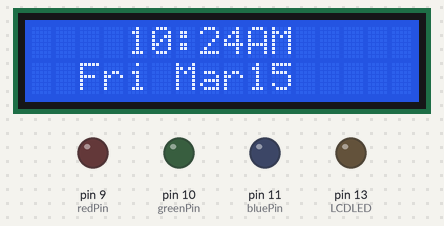
A sketch run on a simulated Arduino Uno, built with avr-gcc and run on an emulated ATmega328P. Shown: 16×2 character LCD, output pins drawn as LEDs (lit = HIGH). Wiring (inferred from the names in the program): DS3231 clock at I2C address 0x68. The local clock reads 2024-03-15 10:24:30 at power-on unless the sketch sets it; pins used as bus, display or sensor lines are not drawn.

Above: at 0.1 s.
At 30.3 s:
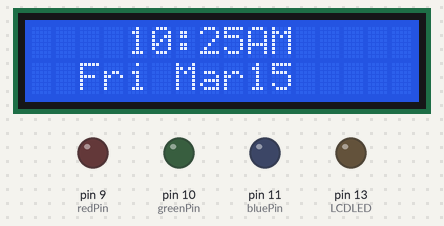
At 90.6 s:
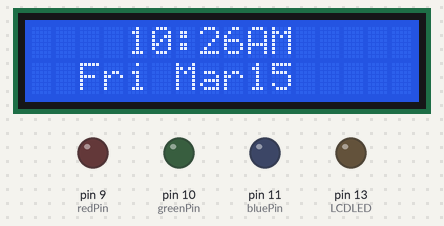

Measured:
- what the display in image 1 shows lasts 60.3 s, from 30.2 s to 90.5 s

The sketch:

wakelight.ino
```cpp
#include <TimeLib.h>
#include <LiquidCrystal.h>
#include <Time.h>
#include <Wire.h>
#define DS3231_I2C_ADDRESS 0x68
/*
 * This program is a wake-up light.
 * TODO:
 * -Get clock and date working on the LCD screen
 * -Control the backlight using PWM 7
 * -Control the contrast using PWM, pin 6
 * -Control the LEDs using PWM using pins 9,10,11
 * that should be it.
 *
 * TODO:
 * create a settings menu (press and hold rotary encoder button)
 * Auto off backlight
 * birghtness control
 *
 */


//the state variable controls the current state, where:
//state=0 is sleep state
//state=1 is awake state
//state=2 is wake-up LED brightness increase
//state=3 is wake-up LED brightness decrease
//state=4 is menu. Menu will be used when I get python wrapper working :)
int state = 1;
LiquidCrystal lcd(12, 8, 4, 5, 6, 7);
int redPin = 9; //pin for red wakeup LED
int greenPin = 10; //pin for green wakeup LED
int bluePin = 11; //pin for blue wakeup LED
int contrastPin = 3; // pin for contrast PWM through a LPF, requires 0.81V
float brightness = 0;
int alarmSet[] = {14, 50};
int currentRed = 0; //current wake-up LED RED brightness
int currentGreen = 0; // current wake-up LED Green brightness
int currentBlue = 0; // current wake-up LED Blue brightness
int LCDLED = 13;//lcd LED pin
byte extHr, extMin, extSec, extWeekday, extDay, extMonth, extYr;

//button variables
bool buttonEvent, leftEvent, rightEvent;

long timeGrab;//used to store time alarm was tripped as reference

//setup flags: active high
bool ishourFormat12, isAlarm, clearLCD;
bool alarmFlag;
String minuteUpdate; //when the minute hand increases, change PWM of LEDs

//function calls goes here
String monthDay() {
  String date;
  date = (day() < 10) ? "0" + String (day()) : String (day());
  switch (month()) {
    case 1:
      return "Jan " + date;
      break;
    case 2:
      return "Feb" + date;
      break;
    case 3:
      return "Mar" + date;
      break;
    case 4:
      return "Apr" + date;
      break;
    case 5:
      return "May" + date;
      break;
    case 6:
      return "Jun" + date;
      break;
    case 7:
      return "Jul " + date;
      break;
    case 8:
      return "Aug" + date;
      break;
    case 9:
      return "Sep" + date;
      break;
    case 10:
      return "Oct" + date;
      break;
    case 11:
      return "Nov" + date;
      break;
    case 12:
      return "Dec" + date;
      break;
    default:
      return "MMM" + date;
  }
}

String weekDay() {
  switch (weekday()) {
    case 1:
      return "  Sun"; //the spaces are used for spacing
      break;
    case 2:
      return "  Mon";
      break;
    case 3:
      return " Tues";
      break;
    case 4:
      return "  Weds";
      break;
    case 5:
      return " Thur";
      break;
    case 6:
      return "  Fri";
      break;
    case 7:
      return "Sat";
      break;
    default:
      return "DDD";
      break;
  }
}


//turns down wakeup LEDs
void lightsDown() {
  analogWrite(redPin, 0);
  analogWrite(greenPin, 0);
  analogWrite(bluePin, 0);
}
//turn up wakeup LEDs
void lightsUp() {

}
//function call for alarm. Produces a brightness gradient from 0 to
//100% brightness over half an hour.
void alarmArmed() {
  //arms the alarm by grabbing the current now() and store it to memory
  if ((hour() == alarmSet[0]) && ((minute()) == alarmSet[1]) && (alarmFlag == 0)) {
    //will repeat gradually increasing brightness if interval is less than 1min
    alarmFlag = 1;
    timeGrab = now();//used to compare for the 30min of brightness increasing
    //Serial.println("current timeGrab is " + String(timeGrab));
  }
}
void alarm(long tripAlarmTime) {
  //ends alarm in 30 minutes from when timeGrab is set. dearms alarm if button is pushed
  //Serial.println("current tripAlarmTime is" + String(tripAlarmTime));
  //Serial.println("current now is " + String(now()));
  if (alarmFlag) {
    float alarmPeriod = 60.0;
    long endAlarm = tripAlarmTime + long(alarmPeriod);
    if (endAlarm >= now()) {
      brightness = (((alarmPeriod - (endAlarm - now())) / alarmPeriod) * 255);
      //Serial.println("the brightness now is " + String(brightness));
      analogWrite(9, (int) brightness);
      analogWrite(10, (int) brightness);
      analogWrite(11, (int) brightness);
    }
    else {
      alarmFlag = 0;
    }
  }
}

void printTime() {
  //prints the current time in 12hr or 24hr format
  String PMAM, minuteTime, hourTime;
  if (ishourFormat12) {
    PMAM = isPM() ? "PM" : "AM";
    minuteTime = (minute() < 10) ? "0" + String(minute()) : String(minute());
    hourTime = (hourFormat12() < 10) ? " " + String(hourFormat12()) : String(hourFormat12());
  }
  else {
    hourTime = (hour() < 10) ? "0" + String(hour()) : String(hour());
    minuteTime = (minute() < 10) ? "0" + String(minute()) : String(minute());
    PMAM = "";
  }
  lcd.setCursor(4, 0);
  lcd.print (hourTime + ":" + minuteTime + PMAM);
}

void printDate() {
  lcd.setCursor(0, 1);
  lcd.print (weekDay() + " " + monthDay());
}

void sleepState() {
  printTime();
  printDate();
  analogWrite(LCDLED, LOW);
}

void wakeLEDUp() {


}
void wakeLEDDown() {

}
void awakeState() {
  printTime();
  printDate();
  analogWrite(LCDLED, HIGH);
}

//bcdToDec used for reformating time received from DS3231
byte bcdToDec(byte val)
{
  return( (val/16*10) + (val%16) );
}

//read the external time
void readDS3231time(byte *extSec,
byte *extMin,
byte *extHr,
byte *extWeekday,
byte *extDay,
byte *extMonth,
byte *extYr)
{
  Wire.beginTransmission(DS3231_I2C_ADDRESS);
  Wire.write(0); // set DS3231 register pointer to 00h
  Wire.endTransmission();
  Wire.requestFrom(DS3231_I2C_ADDRESS, 7);
  // request seven bytes of data from DS3231 starting from register 00h
  *extSec = bcdToDec(Wire.read() & 0x7f);
  *extMin = bcdToDec(Wire.read());
  *extHr = bcdToDec(Wire.read() & 0x3f);
  *extWeekday = bcdToDec(Wire.read());
  *extDay = bcdToDec(Wire.read());
  *extMonth = bcdToDec(Wire.read());
  *extYr = bcdToDec(Wire.read());
}

void setup() {
  // put your setup code here, to run once:
  Wire.begin();
  // initialize serial communication
  Serial.begin(9600);

  readDS3231time(&extSec, &extMin, &extHr, &extWeekday, &extDay, &extMonth, &extYr);
  setTime(extHr, //external hour
  extMin, //ext Minute
  extSec, //external second
  extDay, //external day
  extMonth, //external Month
  (2000+extYr));

  lcd.clear();
  lcd.begin(16, 2);
  //set led and contrast pins to output
  pinMode (LCDLED, OUTPUT);
  pinMode (redPin, OUTPUT);
  pinMode (bluePin, OUTPUT);
  pinMode (greenPin, OUTPUT);
  ishourFormat12 = 1;
  clearLCD = 1;
  analogWrite(contrastPin, 20);
  //alarm variables
  alarmFlag = 0;
}

void loop() {
  // put your main code here, to run repeatedly:
  // correct the text so that single digits dispaly as 0+digit

  alarmArmed();//check if alarm is armed
  alarm(timeGrab); //The period (in seconds) for increasing brightness


  switch (state) {
    case 0:
      sleepState();
      break;
    case 1:
      awakeState();
      break;
    case 2:
      wakeLEDUp();
      break;
    case 3:
      wakeLEDDown();
      break;
    default:
      sleepState();
  }
  delay(500);
}
```
